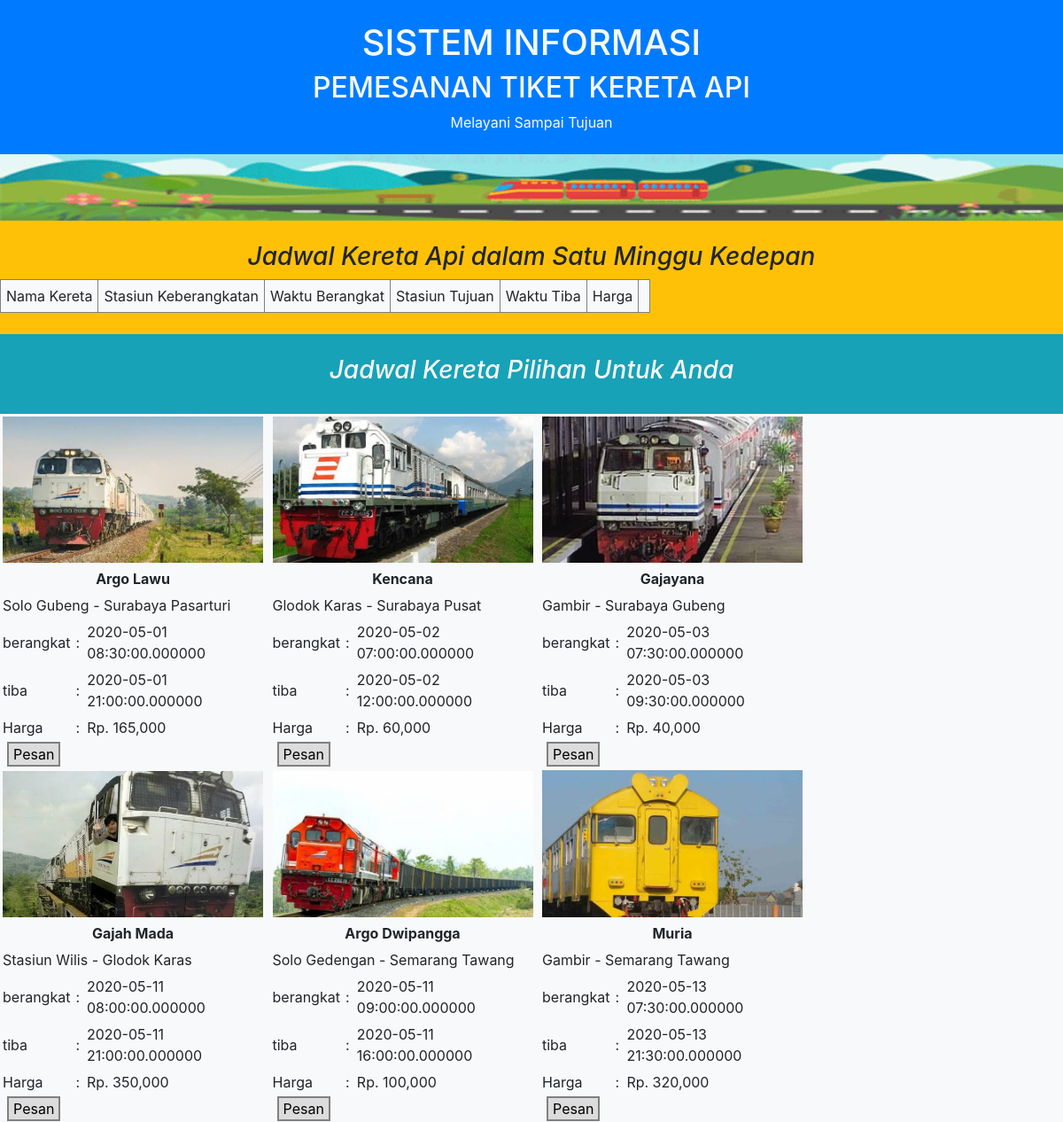
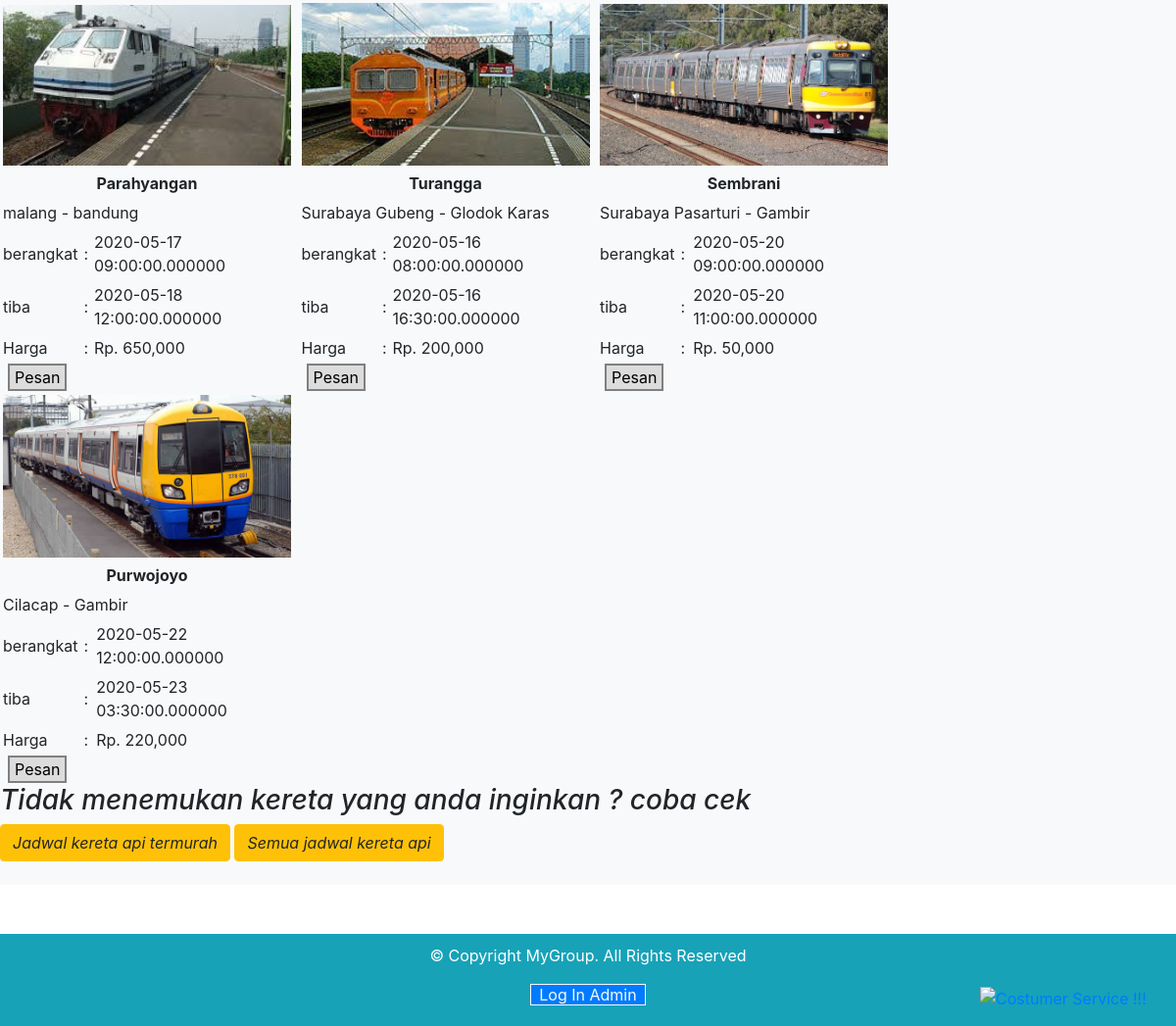
The page / on the database its author committed (2 pictures, top to bottom).
### tables this page shows
CREATE TABLE `kereta` (
  `id_KA` int(10) NOT NULL,
  `nama_KA` varchar(100) NOT NULL,
  `stasiun_keberangkatan` varchar(30) NOT NULL,
  `waktu_keberangkatan` datetime(6) NOT NULL,
  `stasiun_kedatangan` varchar(30) NOT NULL,
  `waktu_kedatangan` datetime(6) NOT NULL,
  `harga` int(20) NOT NULL,
  `kapasitas_kursi` int(10) NOT NULL,
  `gambarKereta` text NOT NULL
);

### index.php (the view, shortened to what this page needs)
<!DOCTYPE html>
<html>
<head>
    <link rel="stylesheet" href="bootstrap-4.4.1-dist/css/bootstrap.min.css">
</head>
<body id="page-top">
	<header style="text-align: center;" class="bg-primary text-light" >
		<br>
		<h1>SISTEM INFORMASI</h1></td>
		<h2>PEMESANAN TIKET KERETA API</h2>
		<span>Melayani Sampai Tujuan </span>
		<br>
		<br>
	</header>
	<div><img src="img/gif-kereta.gif" width="100%" ></div>
	<section class="bg-warning">
		<br>
		<h3 class="bg-warning text-center"><i>Jadwal Kereta Api dalam Satu Minggu Kedepan</i></h3>
		<table border="1" cellspacing="0" cellpadding="6" class="bg-light" >
			<tr>
				<td>Nama Kereta</td>
				<td>Stasiun Keberangkatan</td>
				<td>Waktu Berangkat</td>
				<td>Stasiun Tujuan</td>
				<td>Waktu Tiba</td>
				<td>Harga</td>
				<td></td>
			</tr>
		</table>
		<br>
	</section>
	<div class="bg-info"><br> <h3 class="bg-info text-light" style="text-align: center"><i>Jadwal Kereta Pilihan Untuk Anda</i></h3>
	<br>
	</div>
	<section class="bg-light">
	<?php
		include 'connect.php';
		$getKereta = $connection->query("SELECT * FROM kereta");
		while ($fetchKereta = $getKereta->fetch_assoc()) {
			?>
				<table cellspacing="0" cellpadding="3" style="display:inline-table;width: 300px" class="bg-light">
					<tr>
						<td colspan="3"><img style="width: 100%" src="<?=$fetchKereta["gambarKereta"]?>"></td>
					</tr>
					<tr>
						<td colspan="3"><center><strong><?=$fetchKereta["nama_KA"]?></strong></center></td>
					</tr>
					<tr>
						<td colspan="3"><?=$fetchKereta["stasiun_keberangkatan"]?> - <?=$fetchKereta["stasiun_kedatangan"]?></td>
					</tr>
					<tr>
						<td width="4">berangkat</td>
						<td>:</td>
						<td><?=$fetchKereta["waktu_keberangkatan"]?></td>
					</tr>
					<tr>
						<td width="4">tiba</td>
						<td>:</td>
						<td><?=$fetchKereta["waktu_kedatangan"]?></td>
					</tr>
					<tr>
						<td>Harga</td>
						<td>:</td>
						<td>Rp. <?=number_format($fetchKereta["harga"])?></td>
					</tr>
					<tr>
						<td class="link" style="margin-left: 0px"><a href="pesan_tiket.php?id_kereta_pemesanan=<?=$fetchKereta["id_KA"]?>">Pesan</a></td>
					</tr>
				</table>
			<?php
		}
	?>
	</section>
	<section class="bg-light">
		<h3><i>Tidak menemukan kereta yang anda inginkan ? coba cek</i></h3>
		<a class="btn btn-warning"  href="KAItermurah.php"><i>Jadwal kereta api termurah</i></a>
		<a class="btn btn-warning" href="semuaJadwalKAI.php"><i>Semua jadwal kereta api</i></a>
		<br><br>
	</section>
	<p style="position: fixed; bottom: 0; right: 0; width: 200px;"><a href="mailto:cs@KAI.com"> <img src="img/cs.png" alt="Costumer Service !!!" style =" width: 35%; height: 35%;"> </a></p>
	<footer style="bottom: 0px; left: 0px; right: 0px; top: auto; padding-top: 10px;padding-bottom: 20px; margin-top: 50px" class="bg-info">
		<center>
			<p style="color: white; text-decoration: none;">© Copyright MyGroup. All Rights Reserved</p>
			<a style="color: white; text-decoration: none;" class="border border-light bg-primary text-light" href="admin.php">&ensp;Log In Admin&ensp;</a>
		</center>
	</footer>
</body>
</html>

### index.php (style rules this page uses)
.link a { background-color: #dcdcdc; text-decoration: none; padding-left: 5px; padding-right: 5px; padding-top: 2px; padding-bottom: 2px; color: black; border: 2px solid grey; margin: 5px; }

### rows shown on the page
kereta: gambarKereta (picture), nama_KA "Argo Lawu", stasiun_keberangkatan "Solo Gubeng", stasiun_kedatangan "Surabaya Pasarturi", waktu_keberangkatan "2020-05-01 08:30:00.000000", waktu_kedatangan "2020-05-01 21:00:00.000000", harga "165,000"
kereta: gambarKereta (picture), nama_KA "Kencana", stasiun_keberangkatan "Glodok Karas", stasiun_kedatangan "Surabaya Pusat", waktu_keberangkatan "2020-05-02 07:00:00.000000", waktu_kedatangan "2020-05-02 12:00:00.000000", harga "60,000"
kereta: gambarKereta (picture), nama_KA "Gajayana", stasiun_keberangkatan "Gambir", stasiun_kedatangan "Surabaya Gubeng", waktu_keberangkatan "2020-05-03 07:30:00.000000", waktu_kedatangan "2020-05-03 09:30:00.000000", harga "40,000"
kereta: gambarKereta (picture), nama_KA "Gajah Mada", stasiun_keberangkatan "Stasiun Wilis", stasiun_kedatangan "Glodok Karas", waktu_keberangkatan "2020-05-11 08:00:00.000000", waktu_kedatangan "2020-05-11 21:00:00.000000", harga "350,000"
kereta: gambarKereta (picture), nama_KA "Argo Dwipangga", stasiun_keberangkatan "Solo Gedengan", stasiun_kedatangan "Semarang Tawang", waktu_keberangkatan "2020-05-11 09:00:00.000000", waktu_kedatangan "2020-05-11 16:00:00.000000", harga "100,000"
kereta: gambarKereta (picture), nama_KA "Muria", stasiun_keberangkatan "Gambir", stasiun_kedatangan "Semarang Tawang", waktu_keberangkatan "2020-05-13 07:30:00.000000", waktu_kedatangan "2020-05-13 21:30:00.000000", harga "320,000"
kereta: gambarKereta (picture), nama_KA "Parahyangan", stasiun_keberangkatan "malang", stasiun_kedatangan "bandung", waktu_keberangkatan "2020-05-17 09:00:00.000000", waktu_kedatangan "2020-05-18 12:00:00.000000", harga "650,000"
kereta: gambarKereta (picture), nama_KA "Turangga", stasiun_keberangkatan "Surabaya Gubeng", stasiun_kedatangan "Glodok Karas", waktu_keberangkatan "2020-05-16 08:00:00.000000", waktu_kedatangan "2020-05-16 16:30:00.000000", harga "200,000"
kereta: gambarKereta (picture), nama_KA "Sembrani", stasiun_keberangkatan "Surabaya Pasarturi", stasiun_kedatangan "Gambir", waktu_keberangkatan "2020-05-20 09:00:00.000000", waktu_kedatangan "2020-05-20 11:00:00.000000", harga "50,000"
kereta: gambarKereta (picture), nama_KA "Purwojoyo", stasiun_keberangkatan "Cilacap", stasiun_kedatangan "Gambir", waktu_keberangkatan "2020-05-22 12:00:00.000000", waktu_kedatangan "2020-05-23 03:30:00.000000", harga "220,000"
